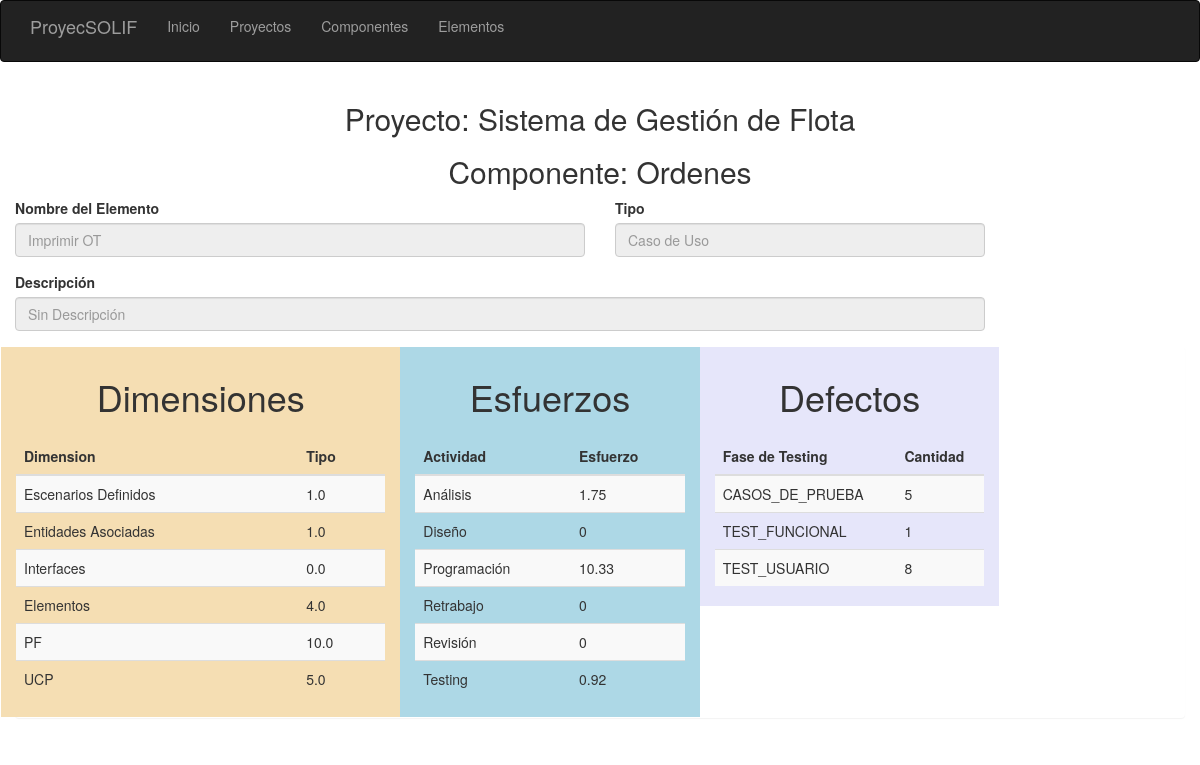
Screenshot of /elemento/195e9e2f-a18a-4fcb-8aa7-0c839c2c2029/ with the database file from the repository.
### infraestructura/persistencia/modelo/base_de_datos_proyectos.py (models this page shows)
class ProyectoDTO(Base):
    __tablename__ = "td_proyecto"
    id = Column(String(36), primary_key=True)
    nombre_proyecto = Column(String(100), nullable=False)
    tipo_proyecto = Column(String(50), nullable=False)
    descripcion = Column(String(200), nullable=False)
    fecha_fin = Column(String(10), nullable=False)

class ComponenteDTO(Base):
    __tablename__ = "td_componente"
    id = Column(String(36), primary_key=True)
    nombre_componente = Column(String(200), nullable=False)
    tipo_componente = Column(String(50), nullable=False)
    id_proyecto = Column(String(36), ForeignKey(ProyectoDTO.id))

class ElementoDTO(Base):
    __tablename__ = "td_elemento"
    id = Column(String(36), primary_key=True)
    tipo_elemento = Column(String(20), nullable=False)
    nombre_elemento = Column(String(100), nullable=False)
    descripcion = Column(String(200), nullable=False)
    id_componente = Column(String(36), ForeignKey(ComponenteDTO.id))

class DimensionElementoDTO(Base):
    __tablename__ = "td_dimension_elemento"
    id = Column(String(36), primary_key=True)
    tipo_dimension = Column(String(20), nullable=False)
    valor_dimension = Column(Float, nullable=False)
    id_elemento = Column(String(36), ForeignKey(ElementoDTO.id))

class EsfuerzoElementoDTO(Base):
    __tablename__ = "td_esfuerzo_elemento"
    id = Column(String(36), primary_key=True)
    tipo_actividad = Column(String(20), nullable=False)
    esfuerzo_actividad = Column(Integer, nullable=False)
    id_elemento = Column(String(36), ForeignKey(ElementoDTO.id))

class DefectoElementoDTO(Base):
    __tablename__ = "td_defecto_elemento"
    id = Column(String(36), primary_key=True)
    fase_defecto = Column(String(20), nullable=False)
    cantidad_defecto = Column(Integer, nullable=False)
    id_elemento = Column(String(36), ForeignKey(ElementoDTO.id))

### presentacion/app.py (the view)
@app.route("/elemento/", methods=["POST"])
@app.route("/elemento/<string:id>/", methods=["GET", "POST"])
def elemento(id):
    formulario = ElementoForm()
    formulario.inicializar()
    elemento = ElementoVM(config.gestor_elemento)
    resultado = elemento.recuperar_elemento(id)
    if id != 0:
        if resultado is None:
            return redirect(url_for("index"))
        else:
            elemento.recuperar_elemento(id)
            formulario.nombre_elemento = elemento.nombre_elemento
            formulario.tipo_elemento = elemento.tipo_elemento
            formulario.id = elemento.identificador
            formulario.descripcion = elemento.descripcion
            for item in elemento.dimensiones:
                formulario.dimensiones.append(item[0])
            for item in elemento.esfuerzos:
                formulario.esfuerzos.append(item[0])
            for item in elemento.defectos:
                formulario.defectos.append(item[0])
            formulario.componente = elemento.componente
            formulario.proyecto = elemento.proyecto
    return render_template("elemento.html", form=formulario)

### presentacion/formularios.py
class ElementoForm(FlaskForm):
    nombre_elemento = StringField('Nombre', validators=[DataRequired(), Length(max=50)])
    tipo_elemento = StringField('Tipo del Elemento')
    descripcion = StringField('Descripcion')
    id = StringField('Identificador')
    id_componente = StringField('Id_Proyecto')
    dimensiones = []
    esfuerzos = []
    defectos = []
    proyecto = StringField('Proyecto')
    componente = StringField("Componente")
    @staticmethod
    def inicializar():
        ElementoForm.nombre_elemento = None
        ElementoForm.tipo_elemento = None
        ElementoForm.descripcion = None
        ElementoForm.id_componente = None
        ElementoForm.id = None
        ElementoForm.dimensiones = []
        ElementoForm.esfuerzos = []
        ElementoForm.defectos = []
        ElementoForm.proyecto = None
        ElementoForm.componente = None

### aplicacion/gestores/gestor_componente.py (called while the page is built)
    def recuperar_componente(self, id_componente):
        self._abrir_unidad_de_trabajo()
        self._componente = self._repositorio.recuperar(id_componente)
        self._cerrar_unidad_de_trabajo()
        return self._componente

    def _abrir_unidad_de_trabajo(self):
        sesion = sessionmaker(bind=self._repositorio.contexto.recurso)
        self._repositorio.contexto.sesion = sesion()
        return

    def _cerrar_unidad_de_trabajo(self):
        self._repositorio.contexto.sesion.commit()
        return

### aplicacion/gestores/gestor_elemento.py (called while the page is built)
    def recuperar_elemento(self, id_elemento):
        self._abrir_unidad_de_trabajo()
        self._elemento = self._repositorio.recuperar(id_elemento)
        for dim in self._repositorio.recuperar_dimensiones(self._elemento.identificacion):
            self._elemento.recuperar_dimension(dim)
        for esf in self._repositorio.recuperar_esfuerzos(self._elemento.identificacion):
            self._elemento.recuperar_esfuerzo(esf)
        for dfc in self._repositorio.recuperar_defectos(self._elemento.identificacion):
            self._elemento.recuperar_defecto(dfc)
        self._cerrar_unidad_de_trabajo()
        return self._elemento

    def _abrir_unidad_de_trabajo(self):
        sesion = sessionmaker(bind=self._repositorio.contexto.recurso)
        self._repositorio.contexto.sesion = sesion()
        return

    def _cerrar_unidad_de_trabajo(self):
        self._repositorio.contexto.sesion.commit()
        return

### aplicacion/gestores/gestor_proyecto.py (called while the page is built)
    def _abrir_unidad_de_trabajo(self):
        sesion = sessionmaker(bind=self._repositorio.contexto.recurso)
        self._repositorio.contexto.sesion = sesion()
        return

### presentacion/templates/elemento.html (shortened to what this page needs)
{% extends "base.html" %}
{% import "bootstrap/wtf.html" as wtf %}
{% block content %}
    <div class="container-fluid">
        <h2 class="text-center">Proyecto: {{form.proyecto}}</h2>
        <h2 class="text-center">Componente: {{form.componente}}</h2>
        <form method="POST" action="/elemento/0" role="form">
            <div class="row">
                <div class="col-sm-6">
                      <div class="form-group">
                            <label for="nombre_elemento">Nombre del Elemento</label>
                             {% if form.id !="0" %}
                             <input type="text" class="form-control"
                                            placeholder="{{ form.nombre_elemento }}"
                                            readonly>
                             {% else %}
                             <input type="text" class="form-control" id="nombre_elemento"
                                    name="nombre_elemento">
                             {% endif %}
                      </div>
                </div>
                <div class="col-sm-4">
                      <div class="form-group">
                            <label for="tipo_elemento">Tipo</label>
                             {% if form.id !="0" %}
                             <input type="text" class="form-control"
                                            placeholder="{{ form.tipo_elemento}}"
                                            readonly>
                             {% else %}
                             <input type="text" class="form-control" id="tipo_elemento"
                                    name="tipo_elemento">
                             {% endif %}
                      </div>
                </div>
            </div>
            <div class="row">
                <div class="col-sm-10">
                      <div class="form-group">
                            <label for="descripcion">Descripción</label>
                             {% if form.id !="0" %}
                             <input type="text" class="form-control"
                                            placeholder="{{ form.descripcion }}"
                                            readonly>
                             {% else %}
                             <input type="text" class="form-control" id="descripcion"
                                    name="descripcion">
                             {% endif %}
                      </div>
                </div>
            </div>
        </form>
        {%if form.id !="0" %}
        <div class="panel panel-defaulf">
            <div class="row">
                <div class = "col-sm-4" style = "background-color:wheat">
                    <div class="panel-heading" style="">
                        <h1><p class="text-center"> Dimensiones </h1>
                    </div>
                </div>
                <div class = "col-sm-3" style = "background-color:lightblue">
                    <div class="panel-heading" style="">
                        <h1><p class="text-center"> Esfuerzos </h1>
                    </div>
                </div>
                <div class = "col-sm-3" style = "background-color:lavender">
                    <div class="panel-heading" style="">
                        <h1><p class="text-center"> Defectos </h1>
                    </div>
                </div>
            </div>
            <div class="row">
                <div class = "col-sm-4" style = "background-color:wheat">
                    <table class="table table-striped">
                            <thead>
                                <tr>
                                    <th>Dimension </th>
                                    <th>Tipo</th>
                                </tr>
                            </thead>
                            <tbody>
                                {% for item in form.dimensiones %}
                                <tr>
                                    <td>{{ item.tipo_dimension }}</td>
                                    <td>{{ item.valor_dimension}}</td>
                                </tr>
                                {% endfor %}
                            </tbody>
                        </table>
                </div>
                <div class = "col-sm-3" style = "background-color:lightblue">
                    <table class="table table-striped">
                            <thead>
                                <tr>
                                    <th>Actividad </th>
                                    <th>Esfuerzo</th>
                                </tr>
                            </thead>
                            <tbody>
                                {% for item in form.esfuerzos %}
                                <tr>
                                    <td>{{ item.tipo_actividad }}</td>
                                    <td>{{ item.esfuerzo_actividad}}</td>
                                </tr>
                                {% endfor %}
                            </tbody>
                        </table>
                </div>
                <div class = "col-sm-3" style = "background-color:lavender">
                    <table class="table table-striped">
                            <thead>
                                <tr>
                                    <th>Fase de Testing </th>
                                    <th>Cantidad</th>
                                </tr>
                            </thead>
                            <tbody>
                                {% for item in form.defectos %}
                                <tr>
                                    <td>{{ item.fase_defecto }}</td>
                                    <td>{{ item.cantidad_defecto}}</td>
                                </tr>
                                {% endfor %}
                            </tbody>
                        </table>
                </div>
            </div>
        </div>
        {% endif%}
    </div>
{% endblock %}

### rows the page displays
ProyectoDTO: proyecto "Sistema de Gestión de Flota"
ComponenteDTO: componente "Ordenes"
ElementoDTO: tipo_elemento "Caso de Uso", descripcion "Sin Descripción"
DimensionElementoDTO: tipo_dimension "Escenarios Definidos", valor_dimension "1.0"
DimensionElementoDTO: tipo_dimension "Entidades Asociadas", valor_dimension "1.0"
DimensionElementoDTO: tipo_dimension "Interfaces", valor_dimension "0.0"
DimensionElementoDTO: tipo_dimension "Elementos", valor_dimension "4.0"
DimensionElementoDTO: tipo_dimension "PF", valor_dimension "10.0"
DimensionElementoDTO: tipo_dimension "UCP", valor_dimension "5.0"
EsfuerzoElementoDTO: tipo_actividad "Análisis", esfuerzo_actividad "1.75"
EsfuerzoElementoDTO: tipo_actividad "Diseño", esfuerzo_actividad "0"
EsfuerzoElementoDTO: tipo_actividad "Programación", esfuerzo_actividad "10.33"
EsfuerzoElementoDTO: tipo_actividad "Retrabajo", esfuerzo_actividad "0"
EsfuerzoElementoDTO: tipo_actividad "Revisión", esfuerzo_actividad "0"
EsfuerzoElementoDTO: tipo_actividad "Testing", esfuerzo_actividad "0.92"
DefectoElementoDTO: fase_defecto "CASOS_DE_PRUEBA", cantidad_defecto "5"
DefectoElementoDTO: fase_defecto "TEST_FUNCIONAL", cantidad_defecto "1"
DefectoElementoDTO: fase_defecto "TEST_USUARIO", cantidad_defecto "8"
